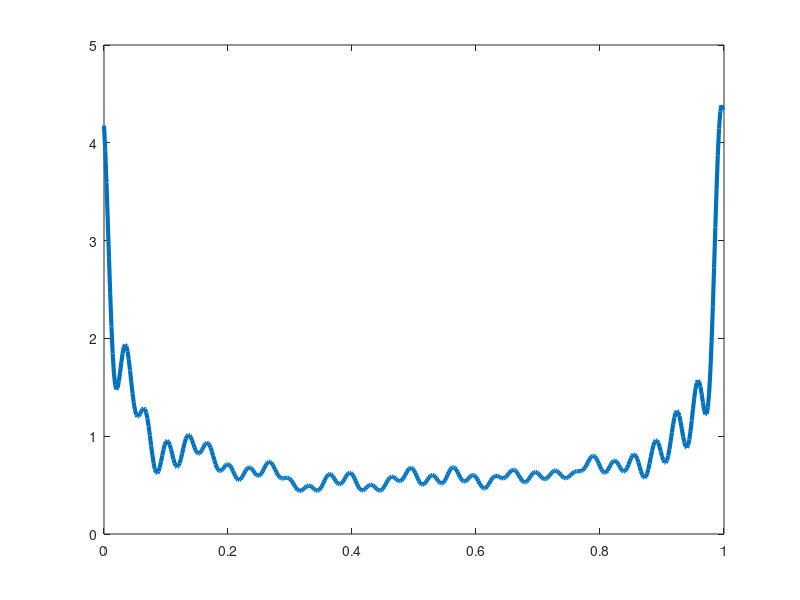

Write MATLAB code to recreate this figure. (Note: this script raises an error after producing the figure.)
% example for invariant measure problem

% ***** set up problem ****
% *************************
% generate logistic map (Lagrange discretization)
r = 4; %2 : single point, 4: fully chaotic, 3.6: intermediate
f = @(x) r*x.*(1-x);
Z = rand(1e5,1); % initial states
% Lagrangian discretization
clf;
for it = 1:50
	hist(Z,linspace(0,1,100)); axis tight;
	drawnow;
	Z = f(Z);
end

L = 500;
t = (0:L-1)'/L;
% constant interpolation of push-forward map
[~,id_f]	= min(abs(f(t)-t'),[],2);
f_interp = sparse(id_f, 1:L, ones(L,1), L, L);
% piecewise linear interpolation
%I = floor(f(x)*L); r = f(x)*L - I;
%M = sparse(1+[I;min(I+1,L)], [1:L+1, 1:L+1]', [1-r;r], L+1, L+1);

%%

% eigenvalues of push-forward
% ***************************
[eVec,eVal] = eig(full(f_interp)); eVal = diag(eVal);
[eVal_Mo,I] = sort(abs(eVal-1),'ascend'); % eigenvalues modulus? 1 (ie |f_interp(x)| = |x|?) in first place
eVal = eVal(I); eVec = eVec(:,I);
%
J = find(eVal_Mo <= .05); % extract eigenvalue close to 1
plot(t,real(eVec(:,J)),'linewidth',3);

%%
% eigenvalues of Fourier transform of push-forward?
% *************************************************
n  = 30;
Ft = exp(-2i*pi*(-n:n)'*t(:)');
A  = 1/L * Ft * f_interp * Ft';
%
[eVec_F,eVal_F] = eig(A); eVal_F = diag(eVal_F);
[eVal_F_Mo,I_F] = sort(abs(eVal_F-1),'ascend');
eVal_F = eVal_F(I_F); eVec_F = eVec_F(:,I_F);
%
p = real(Ft' * eVec_F(:,1)); %?

% display
clf, plot(t,p,'linewidth',3);

%%
% hyper parameters
la  = 1e-3; % scaling???
rho = 1e-3;


% variable size and functionals
m = n+1;
B = ifftshift(A - eye(2*n+1));
[f,f0] = inv1_fobj(m,B,la,rho);
[g,gU] = inv1_fgrad(m,B,f0,la,rho);

% load problem
problem = struct;
%
problem.name = 'Invariant';
problem.vardim = m;
problem.fobj = f;
problem.gscaling = 1/f0;
problem.grad = g;
problem.grad_pre = gU;
problem.hparams = [la,rho];
problem.ls = inv1_lscoeffs(m,B,f0,la,rho);
% *************************
% *************************



% **** load solver options ***
% ****************************
options = struct;
%
options.tol 			= 1e-5;
options.init 			= ones(m,1)/sqrt(m);
%options.init			= [1;zeros(m-1,1)];
options.maxiter 		= 30;
options.bfgsProgTol 	= 1e-16;
options.bfgsMaxIter 	= 500;
options.bfgsReg 		= 1e-4; % regularization of constraint in bfgs. Scaling?
options.lmoTol 		= 1e-10;
options.lmoMaxIter 	= 1e3;
% ***********************
% ***********************




% **** cvx ground truth ***
% *************************
cvx_begin sdp
cvx_precision high
variable T0(m,m) hermitian
variable c0(2*n+1) complex
%
T0 >= 0
c0(m) == 1
for j=-n:n
	diag(T0,j) == c0(j+m);
end
minimize( 1/2 * pow_pos(norm(c0,'fro'),2) + 1/2/la*pow_pos(norm(A*c0-c0,'fro'),2) );
cvx_end

% Prony extraction
options_prony.factorized = 0;
[x0,a0] = mvprony(T0,n,options_prony);

% ************************
% ************************


% ******* our solver *****
% ************************
U = FFW(problem,options);

% Prony extraction
options_prony.factorized = 1;
[x,a] = mvprony(U,n,options_prony);

% display
clf, hold on;
stem(x0,a0,'filled','linewidth',2);
stem(1-x,a,'filled','linewidth',2); % why 1-x????
warning('somnething fishy here, 1-x instead of x is weird');

